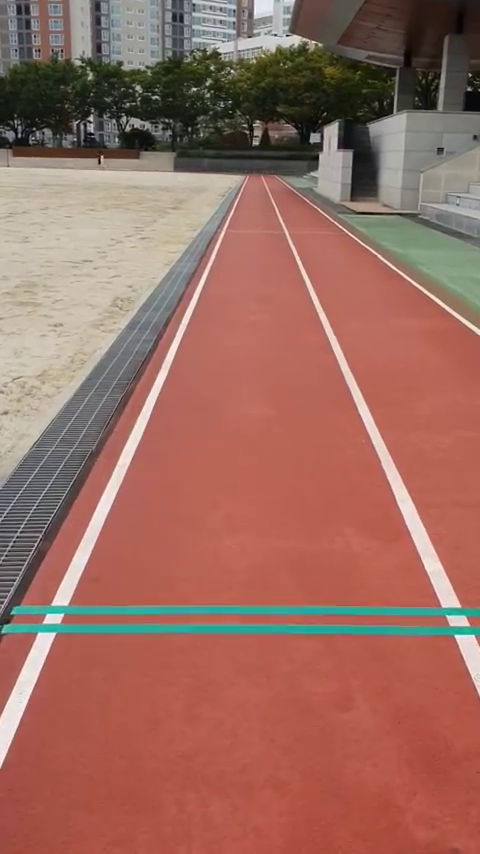
#> input picture frame 18 of ex_track_5.mp4.mp4, 480 x 854 px, given in place of strate.mp4, which was not available
$ python test7.py   (older library calls are emulated)
#> lines starting #> are read from the running program, lines starting #| are printed output that depends on the picture; after the words box and inside, x2 and y2 are one past the last pixel; in counts of white or black regions, pixels touching at a corner belong together; pictures that were not available may be replaced by others from this repository, and a replacement may not be noted
### threshold.py
import numpy as np
import cv2


def sobel_xy(img, orient='x', thresh=(20, 100)):
    """
    Define a function that applies Sobel x or y.
    The gradient in the x-direction emphasizes edges closer to vertical.
    The gradient in the y-direction emphasizes edges closer to horizontal.
    """
    # img = exposure.equalize_hist(img)
    # adaptive histogram equalization
    # img = exposure.equalize_adapthist(img, clip_limit=0.01)

    if orient == 'x':
        abs_sobel = np.absolute(cv2.Sobel(img, cv2.CV_64F, 1, 0))
    if orient == 'y':
        abs_sobel = np.absolute(cv2.Sobel(img, cv2.CV_64F, 0, 1))
    # Rescale back to 8 bit integer
    scaled_sobel = np.uint8(255*abs_sobel/np.max(abs_sobel))
    binary_output = np.zeros_like(scaled_sobel)
    binary_output[(scaled_sobel >= thresh[0]) &
                  (scaled_sobel <= thresh[1])] = 255

    # Return the result
    return binary_output


def mag_thresh(img, sobel_kernel=3, mag_thresh=(0, 255)):
    """
    Define a function to return the magnitude of the gradient
    for a given sobel kernel size and threshold values
    """

    # adaptive histogram equalization
    # img = exposure.equalize_adapthist(img, clip_limit=0.01)

    # Take both Sobel x and y gradients
    sobelx = cv2.Sobel(img, cv2.CV_64F, 1, 0, ksize=sobel_kernel)
    sobely = cv2.Sobel(img, cv2.CV_64F, 0, 1, ksize=sobel_kernel)
    # Calculate the gradient magnitude
    gradmag = np.sqrt(sobelx**2 + sobely**2)
    # Rescale to 8 bit
    scale_factor = np.max(gradmag)/255
    gradmag = (gradmag/scale_factor).astype(np.uint8)
    # Create a binary image of ones where threshold is met, zeros otherwise
    binary_output = np.zeros_like(gradmag)
    binary_output[(gradmag >= mag_thresh[0]) &
                  (gradmag <= mag_thresh[1])] = 255

    # Return the binary image
    return binary_output


def dir_thresh(img, sobel_kernel=3, thresh=(0.7, 1.3)):
    """
    computes the direction of the gradient
    """
    # Calculate the x and y gradients
    sobelx = cv2.Sobel(img, cv2.CV_64F, 1, 0, ksize=sobel_kernel)
    sobely = cv2.Sobel(img, cv2.CV_64F, 0, 1, ksize=sobel_kernel)
    # Take the absolute value of the gradient direction,
    # apply a threshold, and create a binary image result
    absgraddir = np.arctan2(np.absolute(sobely), np.absolute(sobelx))
    binary_output = np.zeros_like(absgraddir)
    binary_output[(absgraddir >= thresh[0]) & (absgraddir <= thresh[1])] = 255
    # Return the binary image
    return binary_output.astype(np.uint8)


def ch_thresh(ch, thresh=(80, 255)):
    binary = np.zeros_like(ch)
    binary[(ch > thresh[0]) & (ch <= thresh[1])] = 255
    return binary


def gradient_combine(img, th_x, th_y, th_mag, th_dir):
    """
    Find lane lines with gradient information of Red channel
    """
    rows, cols = img.shape[:2]
    R = img[220:rows - 12, 0:cols, 2]

    sobelx = sobel_xy(R, 'x', th_x)
    #cv2.imshow('sobel_x', sobelx)
    sobely = sobel_xy(R, 'y', th_y)
    #cv2.imshow('sobel_y', sobely)
    mag_img = mag_thresh(R, 3, th_mag)
    #cv2.imshow('sobel_mag', mag_img)
    dir_img = dir_thresh(R, 15, th_dir)
    #cv2.imshow('result5', dir_img)

    # combine gradient measurements
    gradient_comb = np.zeros_like(dir_img).astype(np.uint8)
    gradient_comb[((sobelx > 1) & (mag_img > 1) & (dir_img > 1))
                  | ((sobelx > 1) & (sobely > 1))] = 255

    return gradient_comb


def hls_combine(img, th_h, th_l, th_s):
    # convert to hls color space
    hls = cv2.cvtColor(img, cv2.COLOR_BGR2HLS)

    rows, cols = img.shape[:2]
    R = img[220:rows - 12, 0:cols, 2]
    _, R = cv2.threshold(R, 180, 255, cv2.THRESH_BINARY)
    #cv2.imshow('red!!!',R)
    H = hls[220:rows - 12, 0:cols, 0]
    L = hls[220:rows - 12, 0:cols, 1]
    S = hls[220:rows - 12, 0:cols, 2]

    h_img = ch_thresh(H, th_h)
    #cv2.imshow('HLS (H) threshold', h_img)
    l_img = ch_thresh(L, th_l)
    #cv2.imshow('HLS (L) threshold', l_img)
    s_img = ch_thresh(S, th_s)
    #cv2.imshow('HLS (S) threshold', s_img)

    # Two cases - lane lines in shadow or not
    hls_comb = np.zeros_like(s_img).astype(np.uint8)
    hls_comb[((s_img > 1) & (l_img == 0)) | ((s_img == 0) & (
        h_img > 1) & (l_img > 1))] = 255  # | (R > 1)] = 255
    #hls_comb[((s_img > 1) & (h_img > 1)) | (R > 1)] = 255
    return hls_comb


def comb_result(grad, hls):
    """ give different value to distinguish them """
    result = np.zeros_like(hls).astype(np.uint8)
    #result[((grad > 1) | (hls > 1))] = 255
    result[(grad > 1)] = 100
    result[(hls > 1)] = 255

    return result

### utils.py
import numpy as np
import cv2
from PIL import Image
import matplotlib.image as mpimg

#  BGR 제한 값 설정
blue_threshold = 200
green_threshold = 200
red_threshold = 210
bgr_threshold = [blue_threshold, green_threshold, red_threshold]

# 라인 굵기
line_thick = 2

class Line:
    def __init__(self):
        # 마지막 반복에서 라인이 감지되었습니까?
        self.detected = False
        # Set the width of the windows +/- margin
        self.window_margin = 150
        # 마지막 n회 반복에 대한 적합선의 x 값
        self.prevx = []
        # 가장 최근 피팅에 대한 다항식 계수
        self.current_fit = [np.array([False])]
        # 일부 단위에서 선의 곡률 반경
        self.radius_of_curvature = None
        # starting x_value
        self.startx = None
        # ending x_value
        self.endx = None
        # x values for detected line pixels
        self.allx = None
        # y values for detected line pixels
        self.ally = None
        # road information
        self.road_inf = None
        self.curvature = None
        self.deviation = None

def grayscale(img):
    return cv2.cvtColor(img, cv2.COLOR_RGB2GRAY)


def canny(img, low_threshold, high_threshold):
    return cv2.Canny(img, low_threshold, high_threshold)


def gaussian_blur(img, kernel_size):
    return cv2.GaussianBlur(img, (kernel_size, kernel_size), 0)


# [82 lines left out: functions region_of_interest, draw_lines, display_lines, mix_roi, color_invert, average_slope_intercept and 1 more, not called in this run]


def warp_image(img, src, dst, size):
    """ 원근 변환 """
    M = cv2.getPerspectiveTransform(src, dst)
    Minv = cv2.getPerspectiveTransform(dst, src)
    warp_img = cv2.warpPerspective(img, M, size, flags=cv2.INTER_LINEAR)

    return warp_img, M, Minv


def rad_of_curvature(left_line, right_line):
    """ 곡률 반경 측정 """

    ploty = left_line.ally
    leftx, rightx = left_line.allx, right_line.allx

    leftx = leftx[::-1]  # Reverse to match top-to-bottom in y
    rightx = rightx[::-1]  # Reverse to match top-to-bottom in y

    # Define conversions in x and y from pixels space to meters
    # 픽셀 공간에서 미터로의 x 및 y 변환 정의
    width_lanes = abs(right_line.startx - left_line.startx)
    ym_per_pix = 22 / 720  # y 차원의 픽셀당 미터
    # meters per pixel in x dimension
    xm_per_pix = 3.7*(720/1280) / width_lanes

    # 곡률 반경을 원하는 y 값을 정의
    # 이미지 하단에 해당하는 최대 y값
    y_eval = np.max(ploty)

    # 공간에서 x, y에 새로운 다항식 맞추기
    left_fit_cr = np.polyfit(ploty * ym_per_pix, leftx * xm_per_pix, 2)
    right_fit_cr = np.polyfit(ploty * ym_per_pix, rightx * xm_per_pix, 2)

    # 곡률 반경 계산
    left_curverad = ((1 + (2 * left_fit_cr[0] * y_eval * ym_per_pix + left_fit_cr[1]) ** 2) ** 1.5) / np.absolute(
        2 * left_fit_cr[0])
    right_curverad = ((1 + (2 * right_fit_cr[0] * y_eval * ym_per_pix + right_fit_cr[1]) ** 2) ** 1.5) / np.absolute(
        2 * right_fit_cr[0])

    # 곡률 반경 결과
    left_line.radius_of_curvature = left_curverad
    right_line.radius_of_curvature = right_curverad


# [12 lines left out: function smoothing, not called in this run]


def blind_search(b_img, left_line, right_line):
    """
    블라인드 서치 - 첫 번째 프레임, 차선 이탈
    히스토그램 및 슬라이딩 윈도우 사용
    """

    # 이미지의 아래쪽 절반의 히스토그램을 가져옵니다.
    histogram = np.sum(b_img[int(b_img.shape[0] / 2):, :], axis=0)

    # 드로잉할 출력 이미지 생성 및 결과 시각화
    output = np.dstack((b_img, b_img, b_img)) * 255

    # 히스토그램의 왼쪽과 오른쪽 절반의 피크를 찾습니다.
    # 이것은 왼쪽과 오른쪽 라인의 시작점이 될 것입니다.
    midpoint = np.int(histogram.shape[0] / 2)
    start_leftX = np.argmax(histogram[:midpoint])
    start_rightX = np.argmax(histogram[midpoint:]) + midpoint

    # 슬라이딩 창 수 선택
    num_windows = 18
    # 창 높이 설정
    window_height = np.int(b_img.shape[0] / num_windows)

    # 이미지에서 0이 아닌 모든 픽셀의 x 및 y 위치 식별
    nonzero = b_img.nonzero()
    nonzeroy = np.array(nonzero[0])
    nonzerox = np.array(nonzero[1])

    # 각 창에 대해 업데이트될 현재 위치
    current_leftX = start_leftX
    current_rightX = start_rightX

    # 창을 중앙에 맞추기 위해 찾은 최소 픽셀 수 설정
    min_num_pixel = 100

    # 왼쪽 및 오른쪽 차선 픽셀 인덱스를 수신하는 빈 목록 만들기
    win_left_lane = []
    win_right_lane = []

    window_margin = left_line.window_margin

    # 단계별 처리 시작
    for window in range(num_windows):
        # x 및 y(및 오른쪽 및 왼쪽)에서 창 경계 식별
        win_y_low = b_img.shape[0] - (window + 1) * window_height
        win_y_high = b_img.shape[0] - window * window_height
        win_leftx_min = current_leftX - window_margin
        win_leftx_max = current_leftX + window_margin
        win_rightx_min = current_rightX - window_margin
        win_rightx_max = current_rightX + window_margin

        # 시각화 이미지에 창 그리기
        cv2.rectangle(output, (win_leftx_min, win_y_low),
                      (win_leftx_max, win_y_high), (0, 255, 0), 2)
        cv2.rectangle(output, (win_rightx_min, win_y_low),
                      (win_rightx_max, win_y_high), (0, 255, 0), 2)

        # 창 내에서 x 및 y에서 0이 아닌 픽셀 식별
        left_window_inds = ((nonzeroy >= win_y_low) & (nonzeroy <= win_y_high) & (nonzerox >= win_leftx_min) & (
            nonzerox <= win_leftx_max)).nonzero()[0]
        right_window_inds = ((nonzeroy >= win_y_low) & (nonzeroy <= win_y_high) & (nonzerox >= win_rightx_min) & (
            nonzerox <= win_rightx_max)).nonzero()[0]
        # 인덱스를 목록에 추가
        win_left_lane.append(left_window_inds)
        win_right_lane.append(right_window_inds)

        # If you found > minpix pixels, recenter next window on their mean position
        if len(left_window_inds) > min_num_pixel:
            current_leftX = np.int(np.mean(nonzerox[left_window_inds]))
        if len(right_window_inds) > min_num_pixel:
            current_rightX = np.int(np.mean(nonzerox[right_window_inds]))

    # 인덱스 배열 연결
    win_left_lane = np.concatenate(win_left_lane)
    win_right_lane = np.concatenate(win_right_lane)

    # 왼쪽 및 오른쪽 라인 픽셀 위치 추출
    leftx, lefty = nonzerox[win_left_lane], nonzeroy[win_left_lane]
    rightx, righty = nonzerox[win_right_lane], nonzeroy[win_right_lane]

    output[lefty, leftx] = [255, 0, 0]
    output[righty, rightx] = [0, 0, 255]

    # 각각에 2차 다항식 맞추기
    left_fit = np.polyfit(lefty, leftx, 2)
    right_fit = np.polyfit(righty, rightx, 2)

    left_line.current_fit = left_fit
    right_line.current_fit = right_fit

    # 플로팅을 위한 x 및 y 값 생성
    ploty = np.linspace(0, b_img.shape[0] - 1, b_img.shape[0])

    # ax^2 + bx + c
    left_plotx = left_fit[0] * ploty ** 2 + left_fit[1] * ploty + left_fit[2]
    right_plotx = right_fit[0] * ploty ** 2 + \
        right_fit[1] * ploty + right_fit[2]

    left_line.prevx.append(left_plotx)
    right_line.prevx.append(right_plotx)

    if len(left_line.prevx) > 10:
        left_avg_line = smoothing(left_line.prevx, 10)
        left_avg_fit = np.polyfit(ploty, left_avg_line, 2)
        left_fit_plotx = left_avg_fit[0] * ploty ** 2 + \
            left_avg_fit[1] * ploty + left_avg_fit[2]
        left_line.current_fit = left_avg_fit
        left_line.allx, left_line.ally = left_fit_plotx, ploty
    else:
        left_line.current_fit = left_fit
        left_line.allx, left_line.ally = left_plotx, ploty

    if len(right_line.prevx) > 10:
        right_avg_line = smoothing(right_line.prevx, 10)
        right_avg_fit = np.polyfit(ploty, right_avg_line, 2)
        right_fit_plotx = right_avg_fit[0] * ploty ** 2 + \
            right_avg_fit[1] * ploty + right_avg_fit[2]
        right_line.current_fit = right_avg_fit
        right_line.allx, right_line.ally = right_fit_plotx, ploty
    else:
        right_line.current_fit = right_fit
        right_line.allx, right_line.ally = right_plotx, ploty

    left_line.startx, right_line.startx = left_line.allx[len(
        left_line.allx)-1], right_line.allx[len(right_line.allx)-1]
    left_line.endx, right_line.endx = left_line.allx[0], right_line.allx[0]

    left_line.detected, right_line.detected = True, True

    # 곡률 반영
    rad_of_curvature(left_line, right_line)
    return output


# [92 lines left out: function prev_window_refer, not called in this run]


def find_LR_lines(binary_img, left_line, right_line):
    """
    find left, right lines & isolate left, right lines
    blind search - first frame, lost lane lines
    previous window - after detecting lane lines in previous frame
    """

    # 라인정보가 없을 경우
    if left_line.detected == False:
        return blind_search(binary_img, left_line, right_line)
    # 라인 정보가 있을 경우
    else:
        return prev_window_refer(binary_img, left_line, right_line)


def draw_lane(img, left_line, right_line, lane_color=(255, 0, 255), road_color=(80, 188, 223)):
    """ 선 그리기 & 현재 주행 가능한 공간 """
    window_img = np.zeros_like(img)

    window_margin = left_line.window_margin
    left_plotx, right_plotx = left_line.allx, right_line.allx
    ploty = left_line.ally

    # Generate a polygon to illustrate the search window area
    # And recast the x and y points into usable format for cv2.fillPoly()
    left_pts_l = np.array(
        [np.transpose(np.vstack([left_plotx - window_margin/5, ploty]))])
    left_pts_r = np.array(
        [np.flipud(np.transpose(np.vstack([left_plotx + window_margin/5, ploty])))])
    left_pts = np.hstack((left_pts_l, left_pts_r))
    right_pts_l = np.array(
        [np.transpose(np.vstack([right_plotx - window_margin/5, ploty]))])
    right_pts_r = np.array(
        [np.flipud(np.transpose(np.vstack([right_plotx + window_margin/5, ploty])))])
    right_pts = np.hstack((right_pts_l, right_pts_r))

    # Draw the lane onto the warped blank image
    cv2.fillPoly(window_img, np.int_([left_pts]), lane_color)
    cv2.fillPoly(window_img, np.int_([right_pts]), lane_color)

    # Recast the x and y points into usable format for cv2.fillPoly()
    pts_left = np.array(
        [np.transpose(np.vstack([left_plotx+window_margin/5, ploty]))])
    pts_right = np.array(
        [np.flipud(np.transpose(np.vstack([right_plotx-window_margin/5, ploty])))])
    pts = np.hstack((pts_left, pts_right))

    # 주행 가능 영역 그리기
    cv2.fillPoly(window_img, np.int_([pts]), road_color)
    result = cv2.addWeighted(img, 1, window_img, 0.2, 0)

    return result, window_img


# [68 lines left out: functions road_info, print_road_status, not called in this run]


def print_road_map(image, left_line, right_line):
    """ 미니 맵 """
    img = cv2.imread('images/top_view_car.png', -1)
    img = cv2.resize(img, (120, 246))

    rows, cols = image.shape[:2]
    window_img = np.zeros_like(image)

    window_margin = left_line.window_margin
    left_plotx, right_plotx = left_line.allx, right_line.allx
    ploty = left_line.ally
    lane_width = right_line.startx - left_line.startx
    lane_center = (right_line.startx + left_line.startx) / 2
    lane_offset = cols / 2 - (2*left_line.startx + lane_width) / 2
    car_offset = int(lane_center - 360)
    # Generate a polygon to illustrate the search window area
    # And recast the x and y points into usable format for cv2.fillPoly()
    left_pts_l = np.array([np.transpose(np.vstack(
        [right_plotx + lane_offset - lane_width - window_margin / 4, ploty]))])
    left_pts_r = np.array([np.flipud(np.transpose(np.vstack(
        [right_plotx + lane_offset - lane_width + window_margin / 4, ploty])))])
    left_pts = np.hstack((left_pts_l, left_pts_r))
    right_pts_l = np.array(
        [np.transpose(np.vstack([right_plotx + lane_offset - window_margin / 4, ploty]))])
    right_pts_r = np.array([np.flipud(np.transpose(
        np.vstack([right_plotx + lane_offset + window_margin / 4, ploty])))])
    right_pts = np.hstack((right_pts_l, right_pts_r))

    # Draw the lane onto the warped blank image
    cv2.fillPoly(window_img, np.int_([left_pts]), (140, 0, 170))
    cv2.fillPoly(window_img, np.int_([right_pts]), (140, 0, 170))

    # Recast the x and y points into usable format for cv2.fillPoly()
    pts_left = np.array([np.transpose(np.vstack(
        [right_plotx + lane_offset - lane_width + window_margin / 4, ploty]))])
    pts_right = np.array([np.flipud(np.transpose(
        np.vstack([right_plotx + lane_offset - window_margin / 4, ploty])))])
    pts = np.hstack((pts_left, pts_right))

    # Draw the lane onto the warped blank image
    cv2.fillPoly(window_img, np.int_([pts]), (0, 160, 0))

    #window_img[10:133,300:360] = img
    road_map = Image.new('RGBA', image.shape[:2], (0, 0, 0, 0))
    window_img = Image.fromarray(window_img)
    img = Image.fromarray(img)
    road_map.paste(window_img, (0, 0))
    road_map.paste(img, (300-car_offset, 590), mask=img)
    road_map = np.array(road_map)
    road_map = cv2.resize(road_map, (95, 95))
    road_map = cv2.cvtColor(road_map, cv2.COLOR_BGRA2BGR)
    return road_map

### test7.py
import cv2
import numpy as np
from calibration import calib, undistort
from threshold import gradient_combine, hls_combine, comb_result
from utils import Line, warp_image, find_LR_lines, draw_lane, print_road_status, print_road_map

cap = cv2.VideoCapture("strate.mp4")

# 라인 객체 생성
left_line = Line()
right_line = Line()

# threshold 값
th_sobelx, th_sobely, th_mag, th_dir = (
    35, 100), (30, 255), (30, 255), (0.7, 1.3)
th_h, th_l, th_s = (10, 100), (0, 60), (85, 255)

# camera matrix & distortion coefficient
# mtx, dist = calib()


def grayscale(img):
    return cv2.cvtColor(img, cv2.COLOR_RGB2GRAY)


def canny(img, low_threshold, high_threshold):
    return cv2.Canny(img, low_threshold, high_threshold)


def gaussian_blur(img, kernel_size):
    return cv2.GaussianBlur(img, (kernel_size, kernel_size), 0)


# [75 lines left out: functions region_of_interest, draw_lines, display_lines, average_slope_intercept, make_coordinates, not called in this run]


if __name__ == '__main__':
    while (cap.isOpened()):
        ret, img = cap.read()
#> img is the input picture: shape (854, 480, 3); mean B, G, R 96.3, 107.9, 155.1

        # # resize video
        # lane_img = cv2.resize(img, None, fx=0.5,
        #                       fy=0.5, interpolation=cv2.INTER_AREA)
        lane_img = cv2.resize(img, (1280, 720))
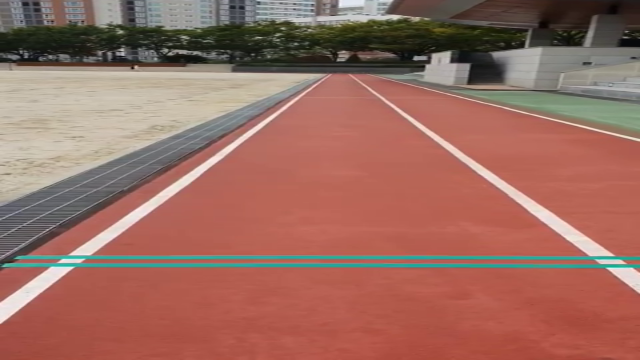
#> lane_img: shape (720, 1280, 3) (shown at 1/2 size); mean B, G, R 96.2, 107.8, 155

        rows, cols = lane_img.shape[:2]
        # cv2.imshow('warp', lane_img)
        print(rows, cols)
#| 720 1280
        # 색상 반전
        combined_gradient = gradient_combine(
            lane_img, th_sobelx, th_sobely, th_mag, th_dir)
#> in gradient_combine, `R = img[220:rows - 12, 0:cols, 2]`:
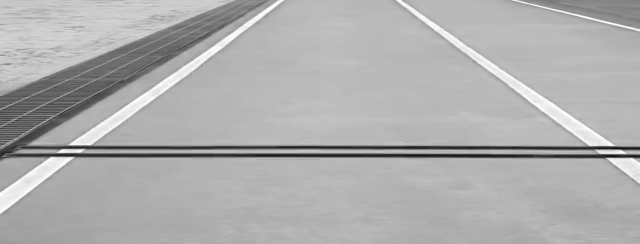
#> R: shape (488, 1280) (shown at 1/2 size); min 8, max 255, mean 174
#> in gradient_combine, `sobelx = sobel_xy(R, 'x', th_x)`:
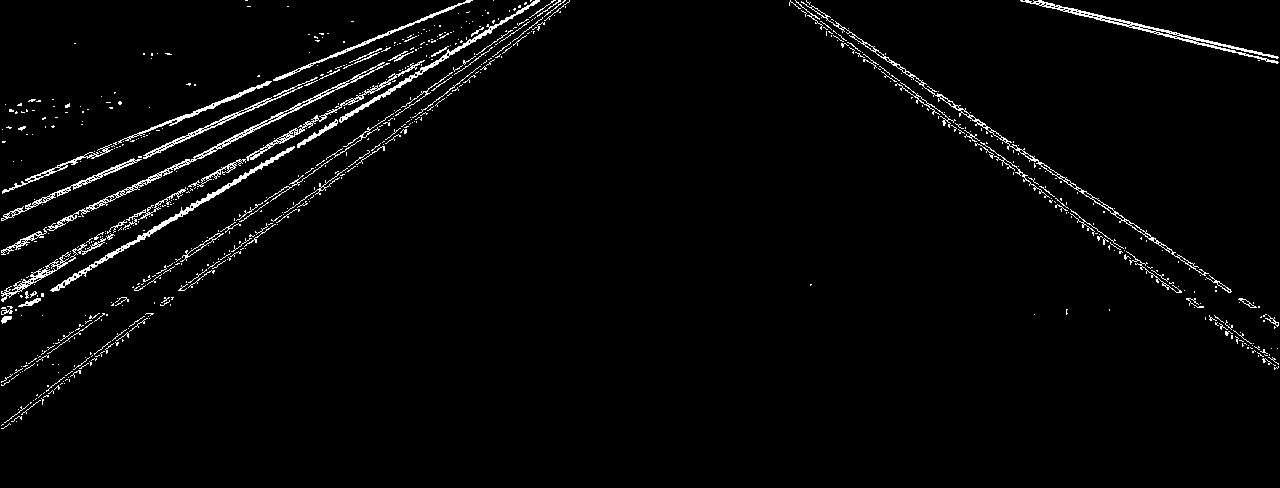
#> sobelx: shape (488, 1280); 2.7% white in thin lines or dots, all inside (x1, y1, x2, y2) = (1, 0, 1279, 429)
#> in mag_thresh, `sobely = cv2.Sobel(img, cv2.CV_64F, 0, 1, ksize=sobel_kernel)`:
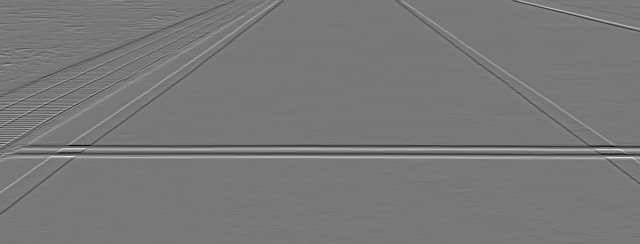
#> sobely: shape (488, 1280) float64 (shown at 1/2 size); min -615, max 683, mean -0.1; drawn with min black and max white
#> in mag_thresh, `scale_factor = np.max(gradmag)/255`: scale_factor = 2.68
#> in dir_thresh, `absgraddir = np.arctan2(np.absolute(sobely), np.absolute(sobelx))`:
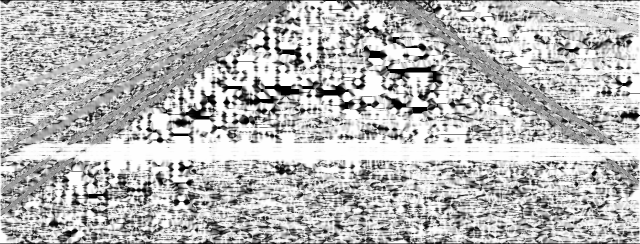
#> absgraddir: shape (488, 1280) float64 (shown at 1/2 size); min 0, max 1.57, mean 1.13; drawn with min black and max white
#> in gradient_combine, `dir_img = dir_thresh(R, 15, th_dir)`:
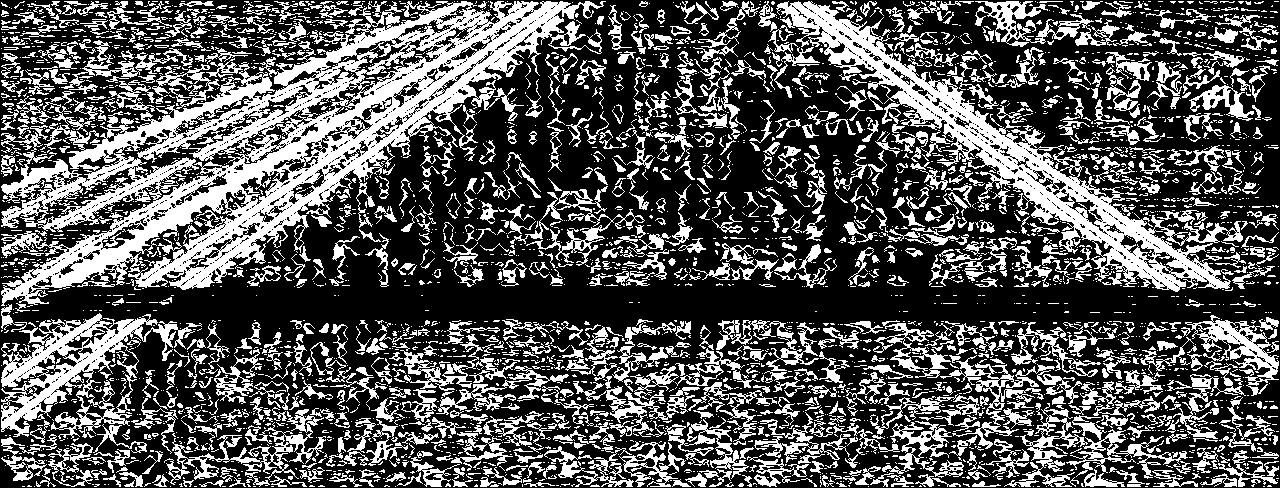
#> dir_img: shape (488, 1280); 34.2% white; 3948 white regions (2921 under 20 px), largest, box (x1, y1, x2, y2) and area: (1, 1, 606, 306) 52287, (776, 1, 1243, 292) 19915, (1, 313, 202, 439) 8137
#> combined_gradient: shape (488, 1280); 2% white in thin lines or dots, all inside (x1, y1, x2, y2) = (1, 1, 1279, 429)
        combined_hls = hls_combine(lane_img, th_h, th_l, th_s)
#> (the rest of the program and of its run is left out)
